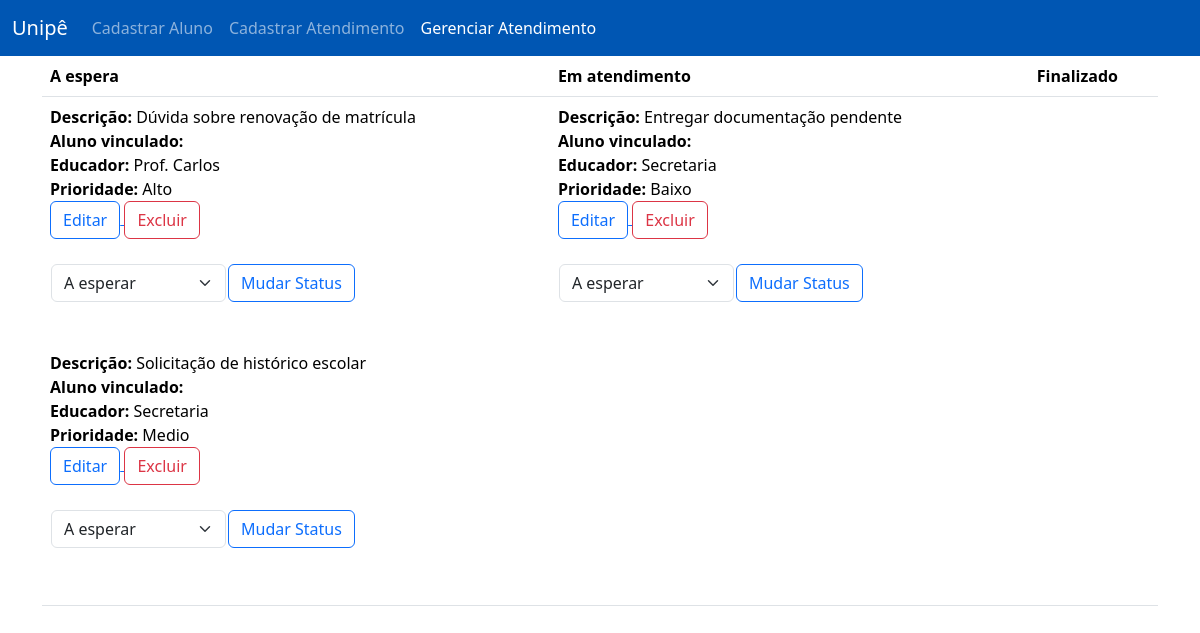
The page /gerenciar.php on the database its author committed.
### tables this page shows
CREATE TABLE `atendimento` (
  `id` int(11) NOT NULL,
  `id_aluno` int(11) DEFAULT NULL,
  `descricao` varchar(200) DEFAULT NULL,
  `nome_educador` varchar(200) DEFAULT NULL,
  `prioridade` enum('Alto','Medio','Baixo') DEFAULT NULL,
  `status` enum('a esperar','em atendimento','finalizado') DEFAULT NULL
);

### gerenciar.php (the view, shortened to what this page needs)
<!DOCTYPE html>
<html lang="en">
<head>
    <link href="css/bootstrap.min.css" rel="stylesheet">
</head>
<body>
<nav class="navbar navbar-expand-lg" data-bs-theme="dark" style="background-color: #0056b3;">
  <div class="container-fluid">
    <a class="navbar-brand" href="#">Unipê</a>
    <div class="collapse navbar-collapse" id="navbarSupportedContent">
      <ul class="navbar-nav me-auto mb-2 mb-lg-0">
        <li class="nav-item">
          <a class="nav-link" href="index.php">Cadastrar Aluno</a>
        </li>
        <li class="nav-item">
          <a class="nav-link" href="cadastrar.php">Cadastrar Atendimento</a>
        </li>
        <li class="nav-item">
          <a class="nav-link active" aria-current="page" href="gerenciar.php">Gerenciar Atendimento</a>
        </li>
      </ul>
    </div>
  </div>
</nav>
<div class="container">
  <table class="table">
  <thead>
    <tr>
      <th scope="col">A espera</th>
      <th scope="col">Em atendimento</th>
      <th scope="col">Finalizado</th>
    </tr>
  </thead>
  <tbody>
    <tr>
     <td>
<?php
  $db = new PDO("mysql:host=localhost;  dbname=mysql","root","");
  $consulta = $db->query("SELECT * FROM atendimento where status='a esperar'");
  while($atendimento = $consulta->fetch(PDO::FETCH_ASSOC)){
    $id = $atendimento['id'];
    $idAluno = $atendimento['id_aluno'];
    $consultaAluno = $db->prepare("SELECT * FROM aluno
    where id=:idAluno");
    $consultaAluno->bindValue(':idAluno',$idAluno);
    $consultaAluno->execute();
    $aluno = $consultaAluno->fetch(PDO::FETCH_ASSOC);
    $nomeAluno = $aluno['nome'];
?>
<b>Descrição:</b> <?php echo $atendimento['descricao'];?> <br>
<b>Aluno vinculado:</b> <?php echo $nomeAluno;?><br>
<b>Educador:</b> <?php echo $atendimento['nome_educador'];?><br>
<b>Prioridade:</b> <?php echo $atendimento['prioridade'];?><br>
<a href="editar.php?id=<?php echo $id;?>">
  <button type="button" class="btn btn-outline-primary">Editar</button>
</a>
<button type="button" onclick="confirmar('conexao/atendimentoExcluir.php?id=<?php echo $id;?>')" class="btn btn-outline-danger">Excluir</button>
<br>
<br>
<form action="conexao/atendimentoMudarStatus.php?id=<?php echo $id;?>" method="post">
<table>
  <tr>
    <td>
      <select class="form-select" name="status"  aria-label="Default select example">
        <option value="A esperar">A esperar</option>
    </select>
    </td>
    <td>
      <button type="submit" class="btn btn-outline-primary">Mudar Status</button>
    </td>
  </tr>
</table>
</form>
<br><br>
<?php
  }
?>
     </td>
      <td>
      <?php
  $db = new PDO("mysql:host=localhost;  dbname=mysql","root","");
  $consulta = $db->query("SELECT * FROM atendimento where status='em atendimento'");
  while($atendimento = $consulta->fetch(PDO::FETCH_ASSOC)){
    $id = $atendimento['id'];
    $idAluno = $atendimento['id_aluno'];
    $consultaAluno = $db->prepare("SELECT * FROM aluno
    where id=:idAluno");
    $consultaAluno->bindValue(':idAluno',$idAluno);
    $consultaAluno->execute();
    $aluno = $consultaAluno->fetch(PDO::FETCH_ASSOC);
    $nomeAluno = $aluno['nome'];
?>
<b>Descrição:</b> <?php echo $atendimento['descricao'];?> <br>
<b>Aluno vinculado:</b> <?php echo $nomeAluno;?><br>
<b>Educador:</b> <?php echo $atendimento['nome_educador'];?><br>
<b>Prioridade:</b> <?php echo $atendimento['prioridade'];?><br>
<a href="editar.php?id=<?php echo $id;?>">
  <button type="button" class="btn btn-outline-primary">Editar</button>
</a>
<button type="button" onclick="confirmar('conexao/atendimentoExcluir.php?id=<?php echo $id;?>')" class="btn btn-outline-danger">Excluir</button>
<br>
<br>
<form action="conexao/atendimentoMudarStatus.php?id=<?php echo $id;?>" method="post">
<table>
  <tr>
    <td>
      <select class="form-select" name="status"  aria-label="Default select example">
        <option value="A esperar">A esperar</option>
    </select>
    </td>
    <td>
      <button type="submit" class="btn btn-outline-primary">Mudar Status</button>
    </td>
  </tr>
</table>
</form>
<br><br>
<?php
  }
?>
      </td>
      <td>
      </td>
    </tr>
  </tbody>
</table>
</div>
</body>
</html>

### rows shown on the page
atendimento: descricao "Dúvida sobre renovação de matrícula", nome_educador "Prof. Carlos", prioridade "Alto"
atendimento: descricao "Solicitação de histórico escolar", nome_educador "Secretaria", prioridade "Medio"
atendimento: descricao "Entregar documentação pendente", nome_educador "Secretaria", prioridade "Baixo"
